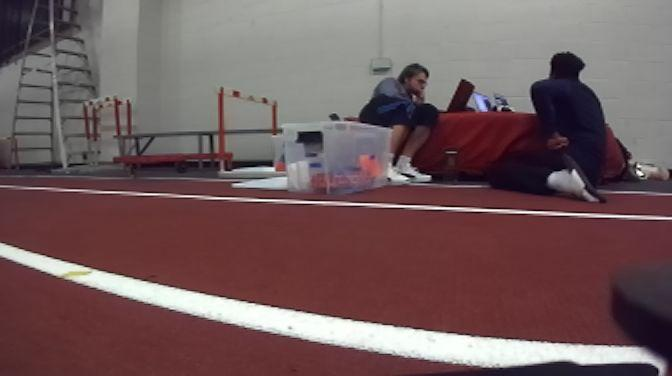
#> input picture images/error.jpg, 672 x 376 px
$ python -i homography_matrix.py   (imports and definitions only)
#> lines starting #> are read from the running program, lines starting #| are printed output that depends on the picture
#> further down, picture is the input picture: shape (376, 672, 3); mean B, G, R 92.4, 90.7, 113.6
#!/usr/bin/env python
import numpy as np
import cv2
# from cv_bridge import CvBridge, CvBridgeError

# [53 lines left out: function homography_matrix, not called in this run]

def transform_image(img):
    height, width, channels = img.shape
#> height = 376; width = 672; channels = 3
    height_cutoff = int(height*0.4)
#> height_cutoff = 150
    img[:int(height*0.4), 0:width] = 0
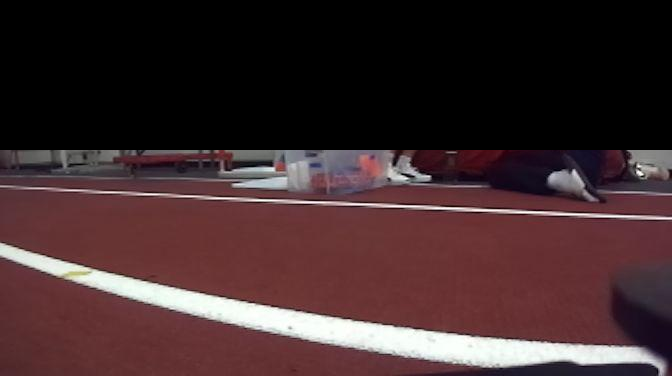
#> img: shape (376, 672, 3); mean B, G, R 45.6, 43.8, 65.4
    width = 400
    height = 300
#> (the run stopped early here; a loop or call above may not have finished)

$ run again, on images/0.34.png
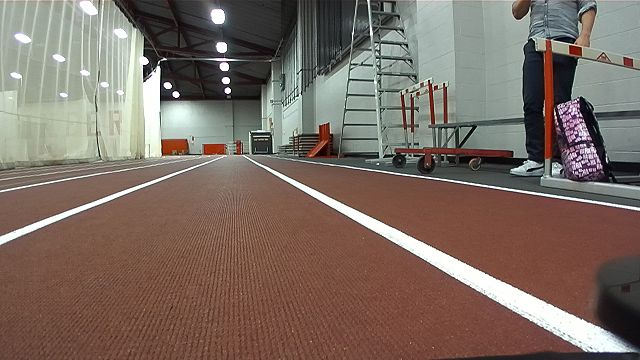
#> input picture images/0.34.png, 640 x 360 px
#> picture is the input picture: shape (360, 640, 3); mean B, G, R 99.2, 108.5, 123.9
#> in transform_image, `img[:int(height*0.4), 0:width] = 0`:
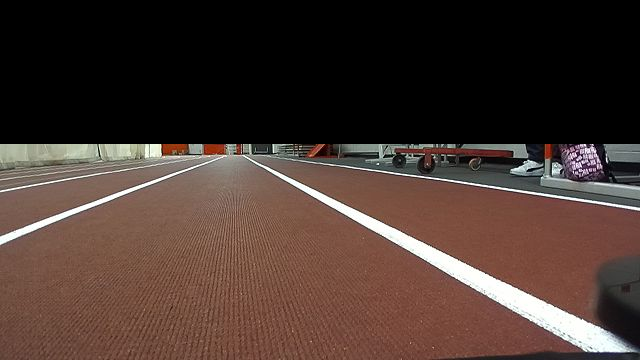
#> img: shape (360, 640, 3); mean B, G, R 49, 55.8, 73.4

$ run again, on images/cone.png
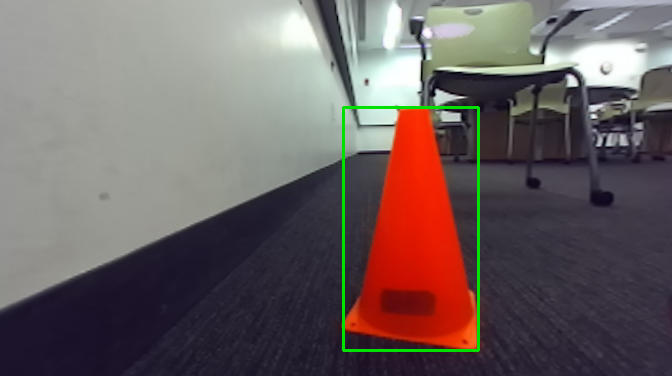
#> input picture images/cone.png, 672 x 376 px
#> picture is the input picture: shape (376, 672, 3); mean B, G, R 97, 97.4, 109.2
#> in transform_image, `img[:int(height*0.4), 0:width] = 0`:
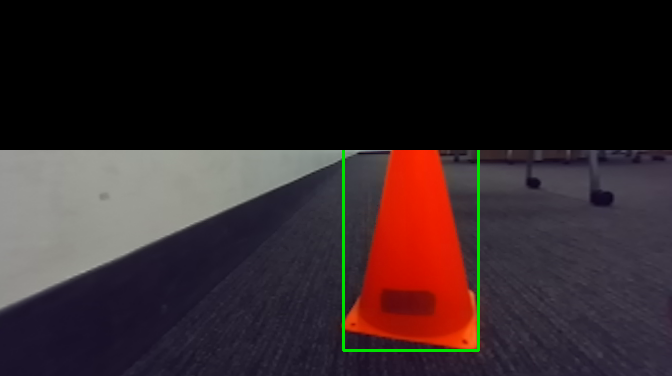
#> img: shape (376, 672, 3); mean B, G, R 39.1, 36.8, 49.8

$ run again, on images/coordiantes2.png
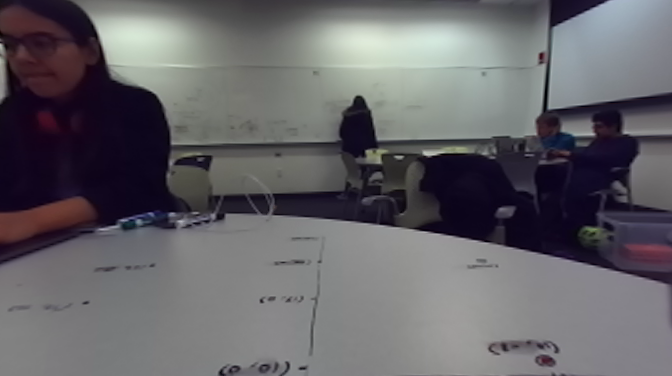
#> input picture images/coordiantes2.png, 672 x 376 px
#> picture is the input picture: shape (376, 672, 3); mean B, G, R 104.4, 100, 101.7
#> in transform_image, `img[:int(height*0.4), 0:width] = 0`:
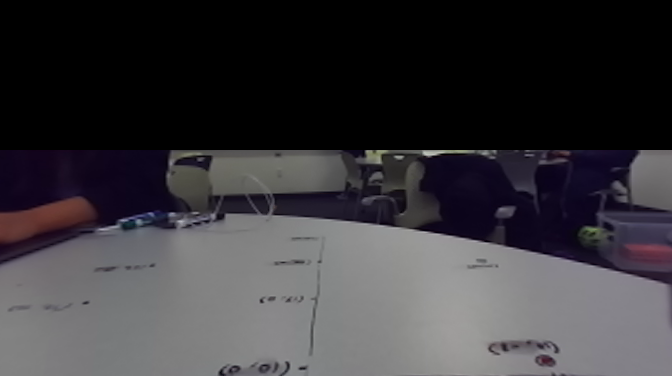
#> img: shape (376, 672, 3); mean B, G, R 60.1, 56.2, 58.3
